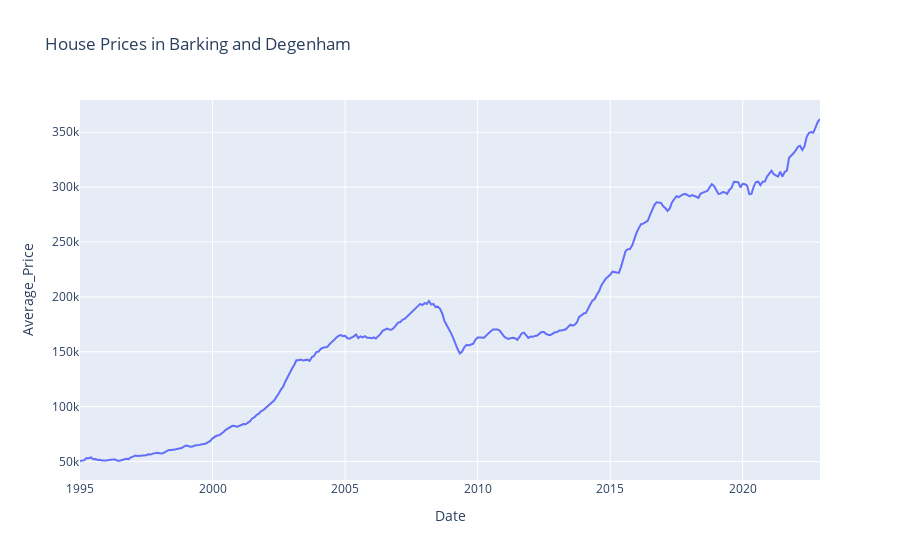

Notebook cell for this chart:
### Code cell
fig = px.line(testing_plotly, x = 'Date', y='Average_Price', title = 'House Prices in Barking and Degenham')
fig.show();

### Figure 1 — Plotly figure (JSON) as saved in the notebook; plotly's stock layout.template omitted (floating-point values rounded to 4 significant figures; data arrays with more than 128 entries replaced by an {"elided": "..."} marker saying what was removed)
{"data": [{"hovertemplate": "Date=%{x}<br>Average_Price=%{y}<extra></extra>", "legendgroup": "", "line": {"color": "#636efa", "dash": "solid"}, "marker": {"symbol": "circle"}, "mode": "lines", "name": "", "orientation": "v", "showlegend": false, "type": "scatter", "x": {"elided": "336 str values"}, "xaxis": "x", "y": {"elided": "336 float values"}, "yaxis": "y"}], "layout": {"legend": {"tracegroupgap": 0}, "title": {"text": "House Prices in Barking and Degenham"}, "xaxis": {"anchor": "y", "domain": [0, 1], "title": {"text": "Date"}}, "yaxis": {"anchor": "x", "domain": [0, 1], "title": {"text": "Average_Price"}}}}
